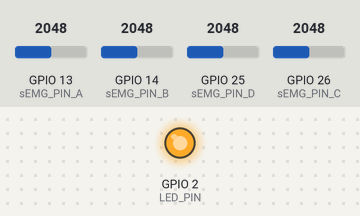
Bench run of a program on a simulated ESP32. Shown: output pins drawn as LEDs (lit = HIGH). Inputs (shaded band) come from the test bench; at power-on: GPIO 13 (sEMG_PIN_A) = 2048, GPIO 14 (sEMG_PIN_B) = 2048, GPIO 25 (sEMG_PIN_D) = 2048, GPIO 26 (sEMG_PIN_C) = 2048. What the program prints to the serial monitor is not drawn.

Above: at 0.1 s.
Timing chart, 0 to 1.6 s (numbered marks = the images above):
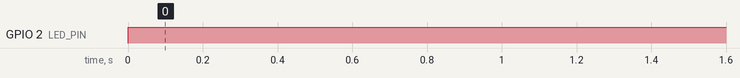

The program:

main.cpp
```cpp
#include <Arduino.h>

#define sEMG_PIN_A 13
#define sEMG_PIN_B 14
#define sEMG_PIN_C 26
#define sEMG_PIN_D 25

#define LED_PIN 2

uint16_t valueA = 0;
uint16_t valueB = 0;
uint16_t valueC = 0;
uint16_t valueD = 0;
char buffer[128];
bool sendData = true;

// Time interval for processing the input signal.
TickType_t sampleTicks = 2 / portTICK_PERIOD_MS;
TickType_t sampleTicks2 = 1 / portTICK_PERIOD_MS;

void sensorTask(void *);
void serialTask(void *);

void receiveCb()
{
  int bytes = Serial.readBytes(buffer, sizeof(buffer));
  if (bytes == 0) {
    return;
  }

  if (buffer[bytes - 1] == 'R'){
  digitalWrite(LED_PIN, LOW);
  ESP.restart();
  }
}

void setup()
{
  Serial.begin(921600);


  pinMode(LED_PIN, OUTPUT);
  digitalWrite(LED_PIN, LOW);

  xTaskCreate(sensorTask, "SensorTask", 48000, NULL, configMAX_PRIORITIES - 1, NULL);
  xTaskCreate(serialTask, "SerialTask", 48000, NULL, configMAX_PRIORITIES, NULL);
}

void loop()
{
  vTaskDelay(60000 / portTICK_PERIOD_MS);
}

void sensorTask(void *)
{
  for (;;)
  {
    TickType_t startTicks = xTaskGetTickCount();
    valueA = analogRead(sEMG_PIN_A);
    valueB = analogRead(sEMG_PIN_B);
    valueC = analogRead(sEMG_PIN_C);
    valueD = analogRead(sEMG_PIN_D);

    BaseType_t res = xTaskDelayUntil(&startTicks, sampleTicks);
  }
}

void serialTask(void *)
{
  for (;;)
  {
    TickType_t startTicks = xTaskGetTickCount();

    Serial.printf("S%u,%u,%u,%uE\n", valueA, valueB, valueC, valueD);

    digitalWrite(LED_PIN, HIGH);

    BaseType_t res = xTaskDelayUntil(&startTicks, sampleTicks);
  }
}
```

Measured:
- by itself, GPIO 2 (LED_PIN): LOW → HIGH at 0.00 s
